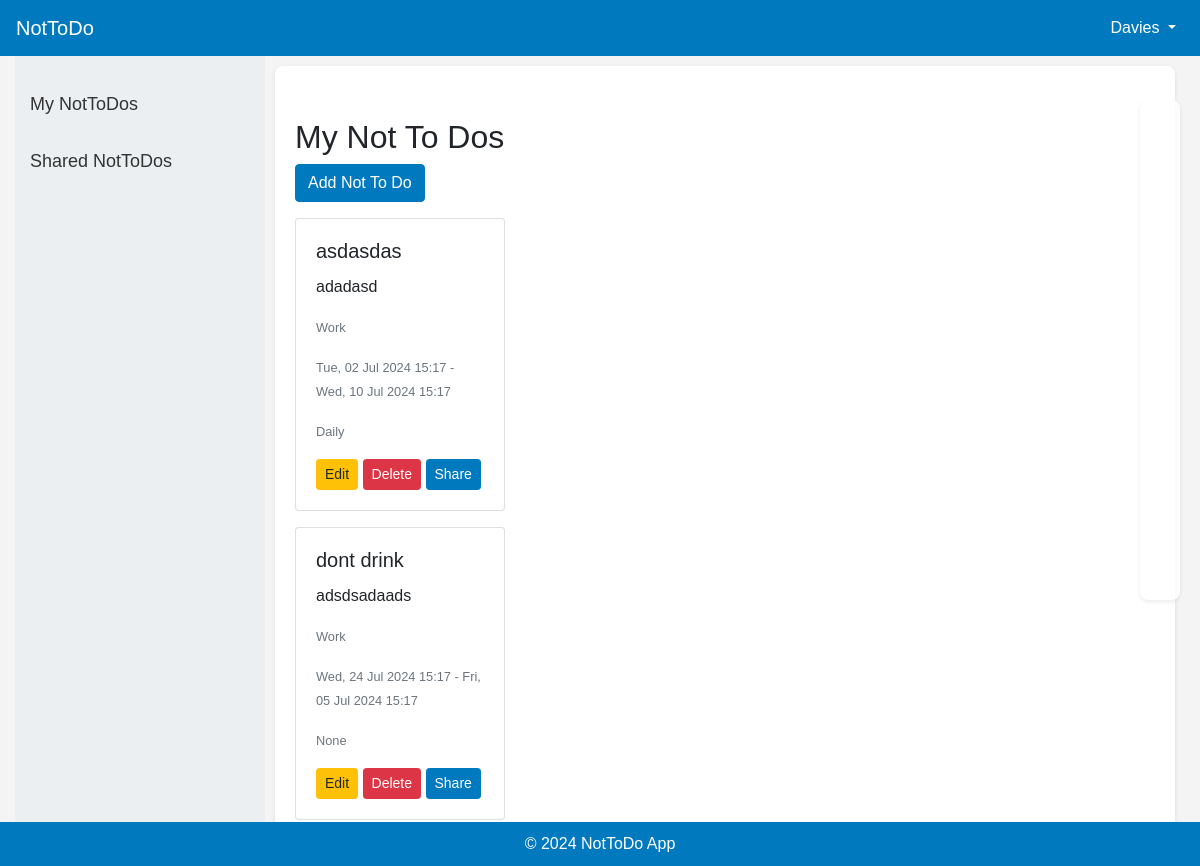
Page /nottodos/ (signed in) on the committed database.
### nottodo/models.py (models this page shows, shortened)
class NotToDo(models.Model):
    user = models.ForeignKey(User, on_delete=models.CASCADE)
    title = models.CharField(max_length=255)
    description = models.TextField(blank=True, null=True)
    context = models.CharField(max_length=50, choices=[('Home', 'Home'), ('Work', 'Work'), ('Other', 'Other')])
    scheduled_start_time = models.DateTimeField(blank=True, null=True)
    scheduled_end_time = models.DateTimeField(blank=True, null=True)
    repeat = models.CharField(max_length=50, choices=[('None', 'None'), ('Daily', 'Daily'), ('Weekly', 'Weekly'), ('Monthly', 'Monthly')], default='None')
    created_at = models.DateTimeField(default=timezone.now)
    updated_at = models.DateTimeField(auto_now=True)

### nottodo/views.py (the view)
# urls.py: path('nottodos/', views.list_nottodos, name='list_nottodos'),
@login_required
def list_nottodos(request):
    nottodos = NotToDo.objects.filter(user=request.user).order_by('scheduled_start_time')
    return render(request, 'list_nottodos.html', {'nottodos': nottodos})

### nottodo/templates/list_nottodos.html (shortened to what this page needs)
{% extends 'base.html' %}
{% block content %}
<h2 class="mt-4">My Not To Dos</h2>
<a href="{% url 'add_nottodo' %}" class="btn btn-primary mb-3">Add Not To Do</a>
<div id="calendar" class="mb-4"></div>
<div class="card-list">
    {% for nottodo in nottodos %}
    <div class="card nottodo-card mb-3">
        <div class="card-body">
            <h5 class="card-title">{{ nottodo.title }}</h5>
            <p class="card-text">{{ nottodo.description }}</p>
            <p class="card-text"><small class="text-muted">{{ nottodo.context }}</small></p>
            <p class="card-text"><small class="text-muted">{{ nottodo.scheduled_start_time|date:"D, d M Y H:i" }} - {{ nottodo.scheduled_end_time|date:"D, d M Y H:i" }}</small></p>
            <p class="card-text"><small class="text-muted">{{ nottodo.get_repeat_display }}</small></p>
            <a href="{% url 'update_nottodo' nottodo.pk %}" class="btn btn-warning btn-sm">Edit</a>
            <a href="{% url 'delete_nottodo' nottodo.pk %}" class="btn btn-danger btn-sm">Delete</a>
            <a href="{% url 'share_nottodo' nottodo.pk %}" class="btn btn-primary btn-sm">Share</a>
        </div>
    </div>
    {% empty %}
    <p>No Not To Dos found.</p>
    {% endfor %}
</div>
{% endblock %}

### nottodo/templates/base.html (shortened to what this page needs)
<!DOCTYPE html>
<html lang="en">
<head>
    <link rel="stylesheet" href="https://stackpath.bootstrapcdn.com/bootstrap/4.3.1/css/bootstrap.min.css">
    {% load static %}
    <link rel="stylesheet" href="{% static 'nottodo.css' %}">
     <link href="https://cdnjs.cloudflare.com/ajax/libs/fullcalendar/3.10.2/fullcalendar.min.css" rel="stylesheet">
</head>
<body>
    <nav class="navbar navbar-expand-lg">
        <a class="navbar-brand" href="{% url 'home' %}">NotToDo</a>
        <div class="collapse navbar-collapse" id="navbarNav">
            <ul class="navbar-nav ml-auto">
                {% if user.is_authenticated %}
                <li class="nav-item dropdown">
                    <a class="nav-link dropdown-toggle" href="#" id="navbarDropdown" role="button" data-toggle="dropdown" aria-haspopup="true" aria-expanded="false">
                        {{ user.username }}
                    </a>
                </li>
                {% endif %}
            </ul>
        </div>
    </nav>
    <div class="container-fluid">
        <div class="sidebar">
            <a href="{% url 'list_nottodos' %}">My NotToDos</a>
            <a href="{% url 'list_shared_nottodos' %}">Shared NotToDos</a>
        </div>
        <div class="main-content">
            {% block content %}
            {% endblock %}
        </div>
    </div>
    <footer class="footer">
        <div class="container">
            <span>&copy; 2024 NotToDo App</span>
        </div>
    </footer>
</body>
</html>

### nottodo/static/nottodo.css (style rules this page uses)
body { font-family: 'Arial', sans-serif; background-color: #f4f4f4; margin: 0; padding: 0; display: flex; flex-direction: column; min-height: 100vh; }
.navbar { background-color: #0079bf; color: white; }
.navbar a.navbar-brand, .navbar a.nav-link { color: white !important; }
.container-fluid { display: flex; flex: 1; height: 100%; }
.sidebar { width: 250px; background-color: #eceff1; padding-top: 20px; }
.sidebar a { padding: 15px; text-decoration: none; font-size: 18px; color: #333; display: block; }
.main-content { flex: 1; padding: 20px; background-color: #fff; margin: 10px; box-shadow: 0 2px 4px rgba(0,0,0,0.1); border-radius: 8px; overflow-y: auto; }
.footer { background-color: #0079bf; color: white; text-align: center; padding: 10px 0; position: fixed; bottom: 0; width: 100%; }
.btn-primary { background-color: #0079bf; border-color: #0079bf; }
.mt-4 { margin-top: 2rem !important; }
#calendar { max-width: 600px; height: 500px; position: fixed; top: 100px; right: 20px; padding: 20px; background-color: #fff; box-shadow: 0 2px 4px rgba(0,0,0,0.1); border-radius: 8px; z-index: 999; background-size: cover; background-position: center; opacity: 0.8; color: #000; font-weight: bold; }
.card-list { display: block; width: calc(100% - 650px); margin-right: 650px; }
.card.nottodo-card { width: 100%; margin-bottom: 1rem; }

### rows in the picture
NotToDo: title "asdasdas", description "adadasd", context "Work", scheduled_start_time "Tue, 02 Jul 2024 15:17", scheduled_end_time "Wed, 10 Jul 2024 15:17", repeat "Daily"
NotToDo: title "dont drink", description "adsdsadaads", context "Work", scheduled_start_time "Wed, 24 Jul 2024 15:17", scheduled_end_time "Fri, 05 Jul 2024 15:17", repeat "None"

### other values in the picture
{{ user.username }} "Davies"
